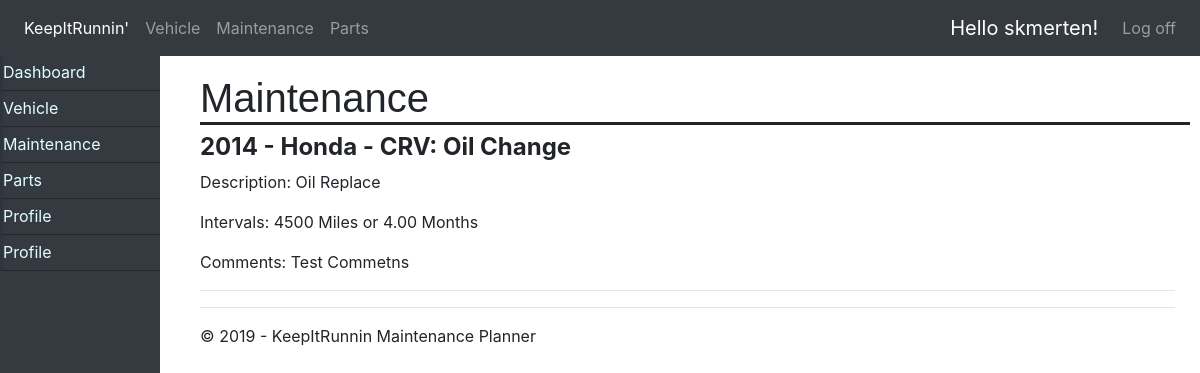
The app's page /maintenance/ (signed in) with its own data.
### maintenance/models.py (models this page shows, shortened)
class Maintenance(models.Model):
    vehicle = models.ForeignKey(Vehicle, on_delete=models.CASCADE)
    name = models.CharField(max_length=200,null=False)
    description = models.CharField(max_length=100,null=True)
    months = models.DecimalField(max_digits=5, decimal_places=2)
    miles = models.IntegerField(max_length=None)
    materials = models.CharField(max_length=250,null=True)
    comments = models.CharField(max_length=250,null=True)

### vehicles/models.py (models this page shows)
class Vehicle(models.Model):
    user = models.ForeignKey(User, on_delete=models.CASCADE)
    name = models.CharField(max_length = 255, blank=True, null=True)
    year = models.IntegerField(max_length=None)
    make = models.CharField(max_length=100)
    model = models.CharField(max_length=100)
    trim = models.CharField(max_length=100, blank=True, null=True)
    color = models.CharField(max_length=100, blank=True, null=True)
    image = models.ImageField(blank=True, null=True)
    tankSize = models.DecimalField(blank=True, null=True, max_digits=5, decimal_places=2)
    mileage = models.IntegerField(max_length=None)
    transmission = models.CharField(max_length=100, blank=True, null=True)
    driveWheels = models.CharField(max_length=100, blank=True, null=True)
    mpg = models.DecimalField(blank=True, null=True, max_digits=5, decimal_places=2)
    status = models.CharField(max_length=20)
    vehicle_creation = models.DateField(auto_now_add=True)
    mileage_date = models.DateField(auto_now_add=True)
    last_modified = models.DateField(auto_now_add=True)
    def __str__(self):
        return str(self.year) + ' - ' + self.make + ' - ' + self.model

### maintenance/views.py (the view)
# urls.py: path('maintenance/', maintenance.views.maintenanceHome, name='maintenanceHome'),
@login_required(login_url='/login')
def maintenanceHome(request):
    maintenance = Maintenance.objects.filter(vehicle__user = request.user)
    maint_hist = Maintenance_Record.objects.filter(maintenance__vehicle__user = request.user)
    assert isinstance(request, HttpRequest)
    return render(
        request,
        'app/maintenanceHome.html',
        {
            'title':'Maintenance',
            'year':datetime.now().year,
            'maintenance':maintenance,
            'maint_hist':maint_hist,
            'maintOptions':True
        }
    )

### app/templates/app/maintenanceHome.html (shortened to what this page needs)
{% extends "app/layout.html" %}
{% block content %}
<div class="w3-col l9">
{% if maintenance %}
    {% for maint in maintenance %}
        <div class="w3-container" >
            <div class="w3-card w3-margin w3-margin-top">
                <div class="w3-container w3-white">
                    <h4><b>{{maint.vehicle}}: {{maint.name}}</b></h4>
                    <p>Description: {{maint.description}}</p>
                    <p>Intervals: {{maint.miles}} Miles or {{maint.months}} Months</p>
                    <p>Comments: {{maint.comments}}</p>
                </div>
            </div>
        </div><hr/>
    {% endfor %}
{% endif %}
{% endblock %}

### app/templates/app/loginpartial.html (shortened to what this page needs)
{% if user.is_authenticated %}
<form id="logoutForm" action="/logout" method="post" class="navbar-nav">
    <ul class="navbar-nav ">
        <li><span class="navbar-brand">Hello {{ user.username }}!</span></li>
        <li><a class="nav-link" href="javascript:document.getElementById('logoutForm').submit()">Log off</a></li>
    </ul>
</form>
{% else %}
<ul class="navbar-nav">
    <li><a class="nav-link" href="{% url 'login' %}">Log in</a></li>
</ul>
{% endif %}

### app/static/app/content/site.css (style rules this page uses)
body { padding-top: 50px; padding-bottom: 30px; }

### records on screen
Maintenance: vehicle "2014 - Honda - CRV", name "Oil Change", description "Oil Replace", miles "4500", months "4.00", comments "Test Commetns"

### other values on screen
{{ user.username }} "skmerten"
{{ title }} "Maintenance"
